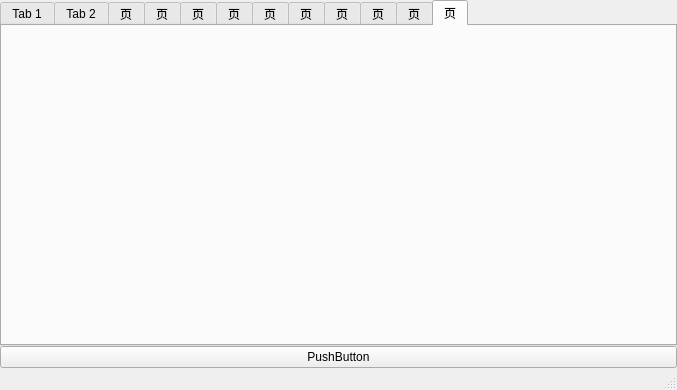
<?xml version="1.0" encoding="UTF-8"?>
<ui version="4.0">
 <class>MainWindow</class>
 <widget class="QMainWindow" name="MainWindow">
  <property name="geometry">
   <rect>
    <x>0</x>
    <y>0</y>
    <width>677</width>
    <height>390</height>
   </rect>
  </property>
  <property name="windowTitle">
   <string>MainWindow</string>
  </property>
  <widget class="QWidget" name="centralwidget">
   <layout class="QVBoxLayout" name="verticalLayout_2">
    <property name="spacing">
     <number>0</number>
    </property>
    <property name="leftMargin">
     <number>0</number>
    </property>
    <property name="topMargin">
     <number>0</number>
    </property>
    <property name="rightMargin">
     <number>0</number>
    </property>
    <property name="bottomMargin">
     <number>0</number>
    </property>
    <item>
     <layout class="QVBoxLayout" name="verticalLayout">
      <property name="spacing">
       <number>0</number>
      </property>
      <item>
       <widget class="QTabWidget" name="tabWidget">
        <property name="currentIndex">
         <number>11</number>
        </property>
        <widget class="QWidget" name="tab">
         <attribute name="title">
          <string>Tab 1</string>
         </attribute>
        </widget>
        <widget class="QWidget" name="tab_2">
         <attribute name="title">
          <string>Tab 2</string>
         </attribute>
        </widget>
        <widget class="QWidget" name="tab_3">
         <attribute name="title">
          <string>页</string>
         </attribute>
        </widget>
        <widget class="QWidget" name="tab_4">
         <attribute name="title">
          <string>页</string>
         </attribute>
        </widget>
        <widget class="QWidget" name="tab_5">
         <attribute name="title">
          <string>页</string>
         </attribute>
        </widget>
        <widget class="QWidget" name="tab_6">
         <attribute name="title">
          <string>页</string>
         </attribute>
        </widget>
        <widget class="QWidget" name="tab_7">
         <attribute name="title">
          <string>页</string>
         </attribute>
        </widget>
        <widget class="QWidget" name="tab_8">
         <attribute name="title">
          <string>页</string>
         </attribute>
        </widget>
        <widget class="QWidget" name="tab_9">
         <attribute name="title">
          <string>页</string>
         </attribute>
        </widget>
        <widget class="QWidget" name="tab_10">
         <attribute name="title">
          <string>页</string>
         </attribute>
        </widget>
        <widget class="QWidget" name="tab_11">
         <attribute name="title">
          <string>页</string>
         </attribute>
        </widget>
        <widget class="QWidget" name="tab_12">
         <attribute name="title">
          <string>页</string>
         </attribute>
        </widget>
       </widget>
      </item>
      <item>
       <widget class="QPushButton" name="pushButton">
        <property name="text">
         <string>PushButton</string>
        </property>
       </widget>
      </item>
     </layout>
    </item>
   </layout>
  </widget>
  <widget class="QMenuBar" name="menubar">
   <property name="geometry">
    <rect>
     <x>0</x>
     <y>0</y>
     <width>677</width>
     <height>23</height>
    </rect>
   </property>
  </widget>
  <widget class="QStatusBar" name="statusbar"/>
 </widget>
 <resources/>
 <connections/>
</ui>
